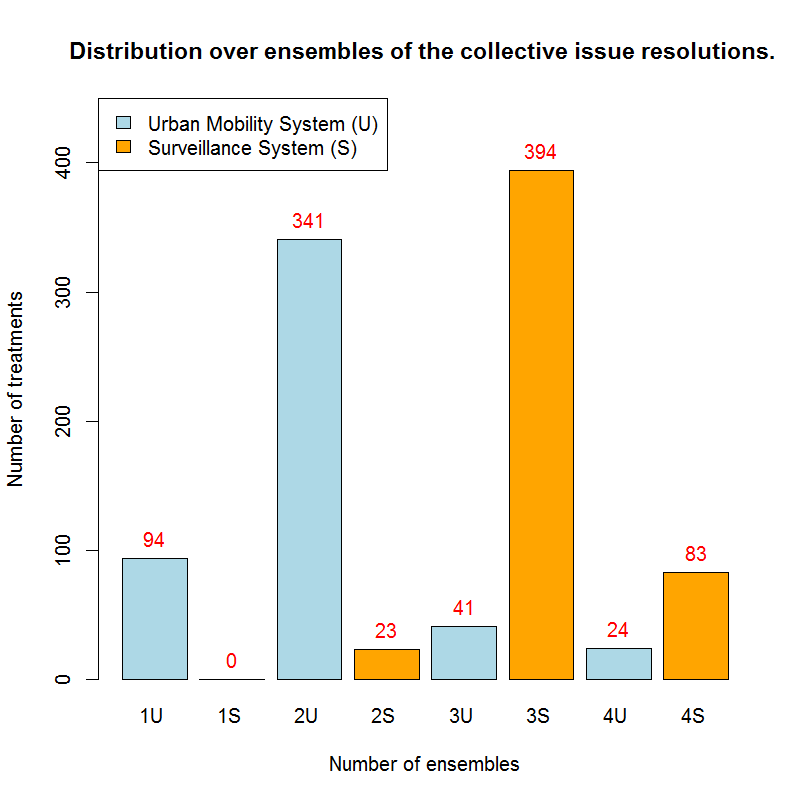

Generate this figure with R:
library(splitstackshape)
library(plyr)
library(vioplot)

toPdf <- FALSE
fileName <- "distribution_over_ensembles.pdf"

#to read the files the path of the folder Experiments has to be written in place of "."

resultsM<-read.table(file="./Experiments/UrbanMobilitySystem/resultsMobility.csv", header=TRUE, sep=",", na.strings = "NA", dec=".")
treatmentsM<-read.table(file="./Experiments/UrbanMobilitySystem/treatmentsMobility.csv", header=TRUE, sep=",", na.strings = "NA", dec=".")

resultsD<-read.table(file="./Experiments/SurveillanceSystem/resultsDrones.csv", header=TRUE, sep=",", na.strings = "NA", dec=".")
treatmentsD<-read.table(file="./Experiments/SurveillanceSystem/treatmentsDrones.csv", header=TRUE, sep=",", na.strings = "NA", dec=".")


universeM <- merge(treatmentsM, resultsM,by="id")
universeM$iv1 <- universeM$iv1 
universeM$dv6 <- universeM$dv6 	 # numbers of involved ensembles in the UMS scenario

universeD <- merge(treatmentsD, resultsD,by="id")
universeD$iv1 <- universeD$iv1 
universeD$dv6 <- universeD$dv6 	 # numbers of involved ensembles in the UAV scenario


if(toPdf) {
  setupPdf()
}

distribution_over_ensembles<- function() {
	
	#from the data the number of involved ensembles are 1, 2, 3, 4

	x1 <- universeM$iv1[universeM$dv6==1]
	x2 <- universeM$iv1[universeM$dv6==2]
	x3 <- universeM$iv1[universeM$dv6==3]
	x4 <- universeM$iv1[universeM$dv6==4]

	x1D <- universeD$iv1[universeD$dv6==1]
	x2D <- universeD$iv1[universeD$dv6==2]
	x3D <- universeD$iv1[universeD$dv6==3]
	x4D <- universeD$iv1[universeD$dv6==4]

	
	y1 <- length(x1)
	y2 <- length(x2)
	y3 <- length(x3)
	y4 <- length(x4)

	y1D <- length(x1D)
	y2D <- length(x2D)
	y3D <- length(x3D)
	y4D <- length(x4D)


	value <- c(y1, y2, y3, y4)

	valueD <- c(y1D, y2D, y3D, y4D)

	values <- c(y1, y1D, y2, y2D, y3, y3D, y4, y4D)

	leg.txt <- c("Urban Mobility System (U)", "Surveillance System (S)")
	
	z <- barplot(values,
			names.arg = c("1U ", "1S ", "2U ", "2S ", "3U ", "3S ", "4U ", "4S "), col=c("lightblue","orange"), axes = TRUE, ylim = c(0, 450),
	        xpd = FALSE, ylab = "Number of treatments", xlab = "Number of ensembles", main = "Distribution over ensembles of the collective issue resolutions. " )
  	text(z, values, values, pos = 3, cex = 1, col = "red")
	legend("topleft", legend=leg.txt, fill=c("lightblue", "orange"))

}


distribution_over_ensembles()

if(toPdf) {
  dev.off()
}

setupPdf <- function() {
  margin <- 4
  pdf(fileName)
  par(mar=c(margin, margin, margin, margin))
  par(mfrow=c(1, 1))
  par(las=1)
}
